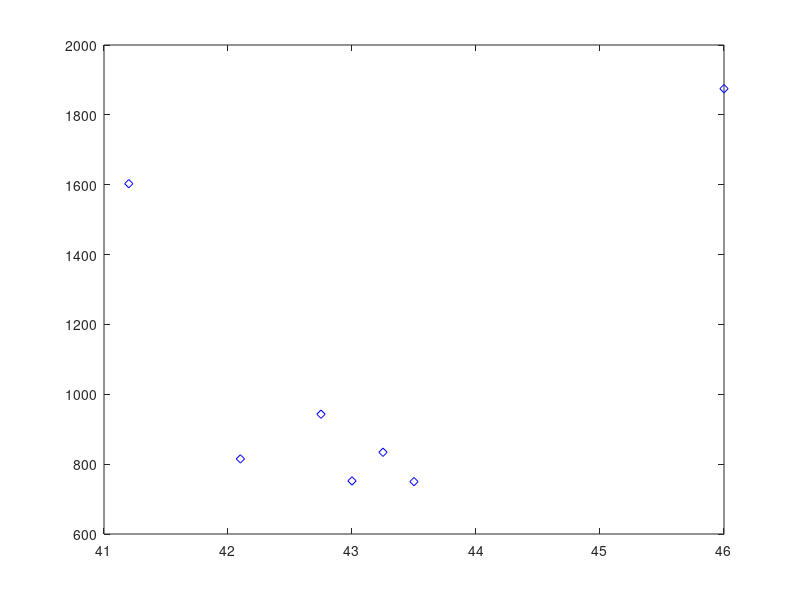

The MATLAB script that drew this image:
% Pull from GraphPulse and GaussPulse
Separation = [46, 41.2, 43.5, 42.1, 43, 43.25, 42.75];
FWHM = [1875, 1603, 750, 815, 752, 834, 943];
plot(Separation, FWHM, 'bd');